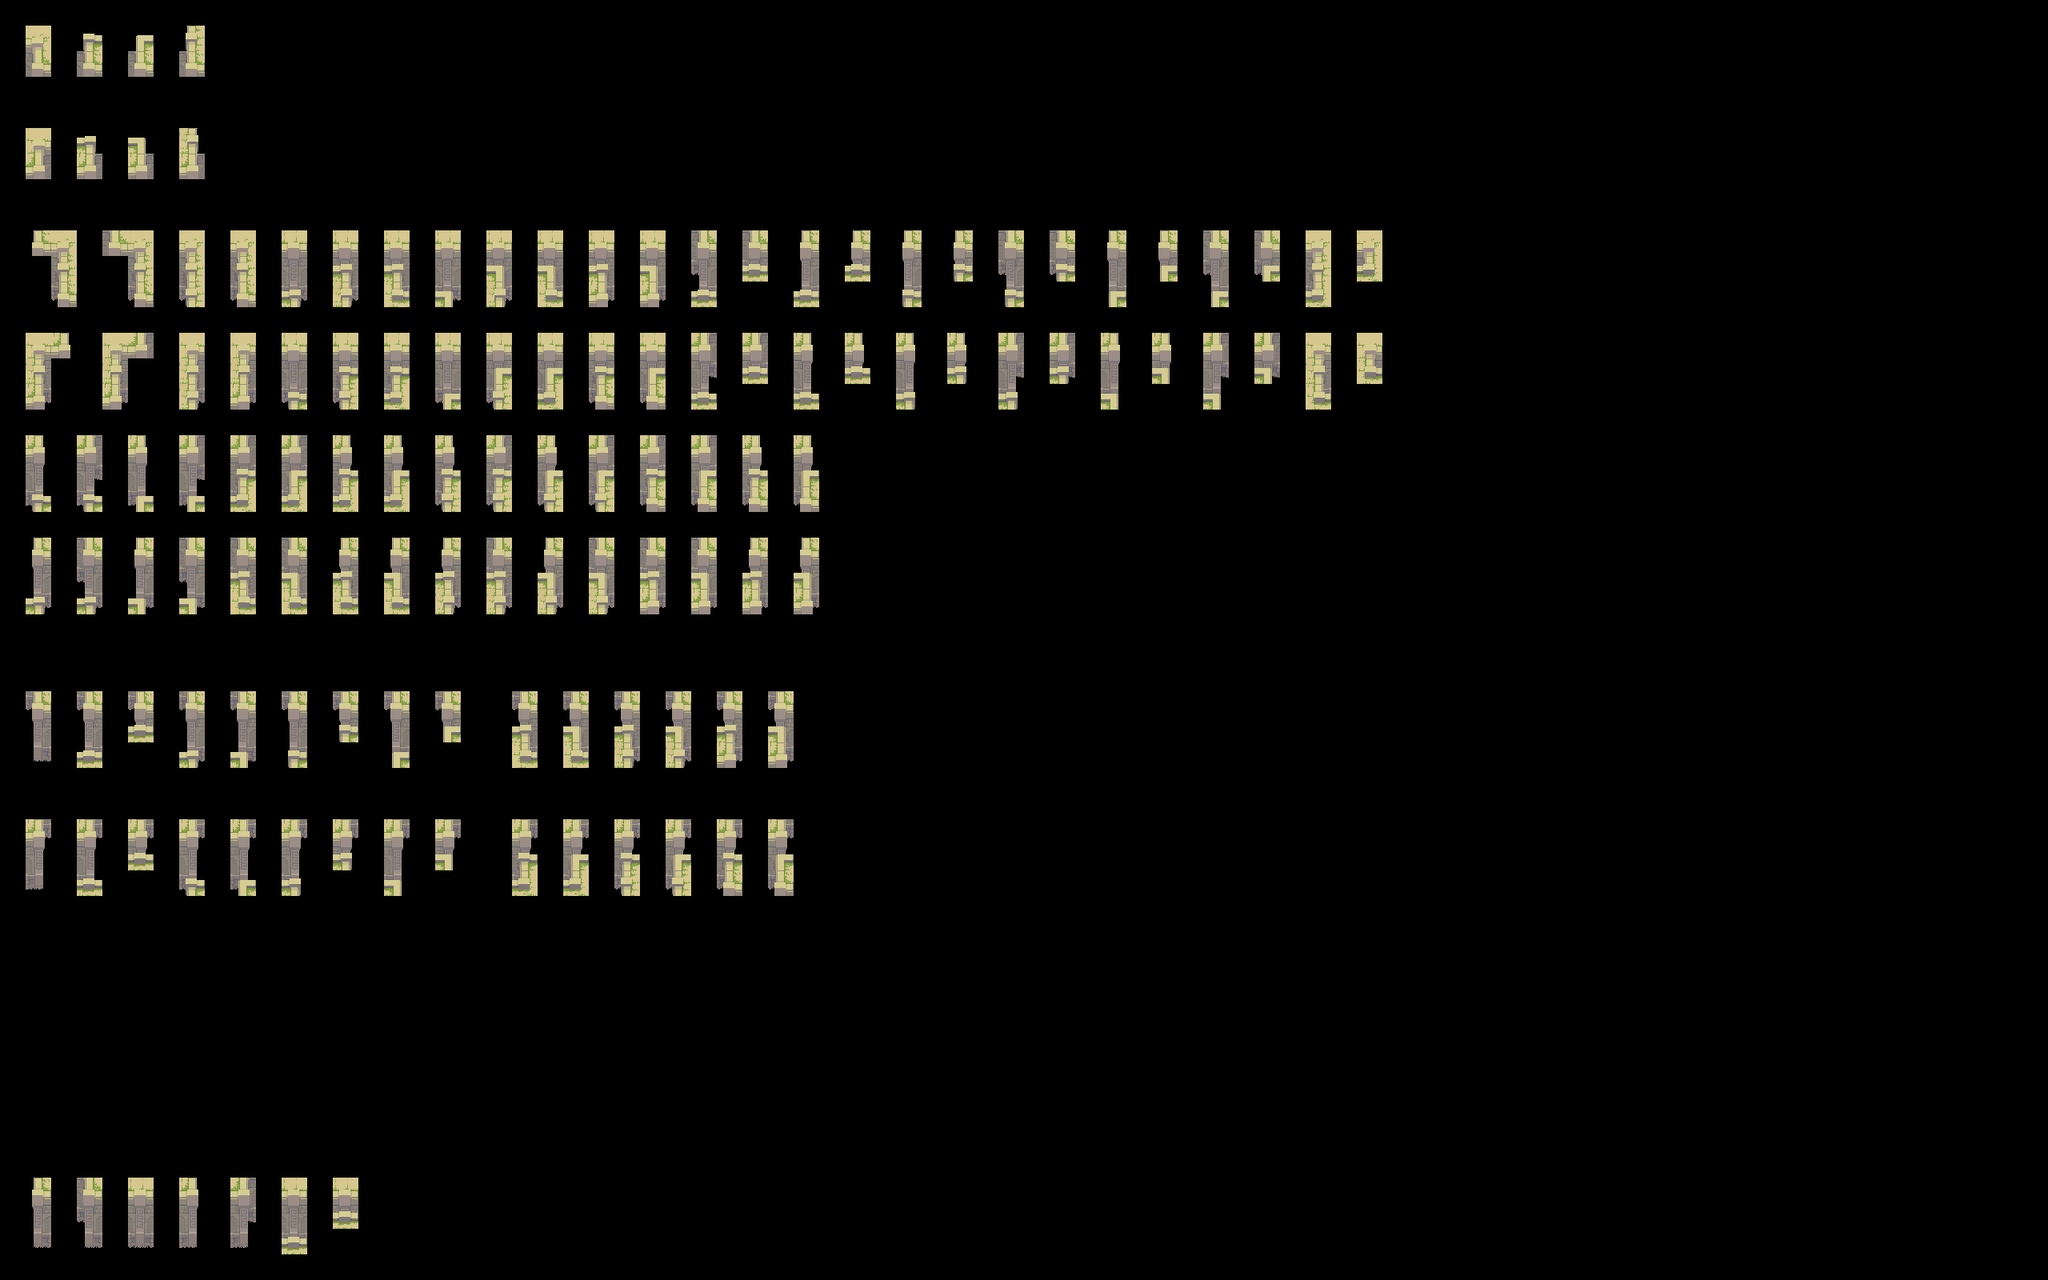

The image is a tile-based game level rendered from a .tmx file. Its description and source (layers, tilesets, objects; grid data summarised) follow:
An orthogonal 80x50 tile map with 32x32 px tiles, 2 tile layers (input_wall-4, output_wall-4), 2 hidden layers not drawn.

<map version="1.5" tiledversion="1.7.2" orientation="orthogonal" renderorder="right-down" width="80" height="50" tilewidth="32" tileheight="32" infinite="0" nextlayerid="5" nextobjectid="1">
 <tileset firstgid="1" source="Ancient Ruins-Tileset-wall-4.tsx" />
 <layer id="1" name="regions_input" width="80" height="50" visible="0">
  <data>[4000 cells, 354 non-empty, 1 distinct tile ids]</data>
 </layer>
 <layer id="2" name="input_wall-4" width="80" height="50">
  <properties>
   <property name="StrictEmpty" type="bool" value="true" />
  </properties>
  <data>[4000 cells, 313 non-empty, 18 distinct tile ids]</data>
 </layer>
 <layer id="3" name="regions_output" width="80" height="50" visible="0">
  <data>[4000 cells, 229 non-empty, 1 distinct tile ids]</data>
 </layer>
 <layer id="4" name="output_wall-4" width="80" height="50">
  <data>[4000 cells, 229 non-empty, 72 distinct tile ids]</data>
 </layer>
</map>
